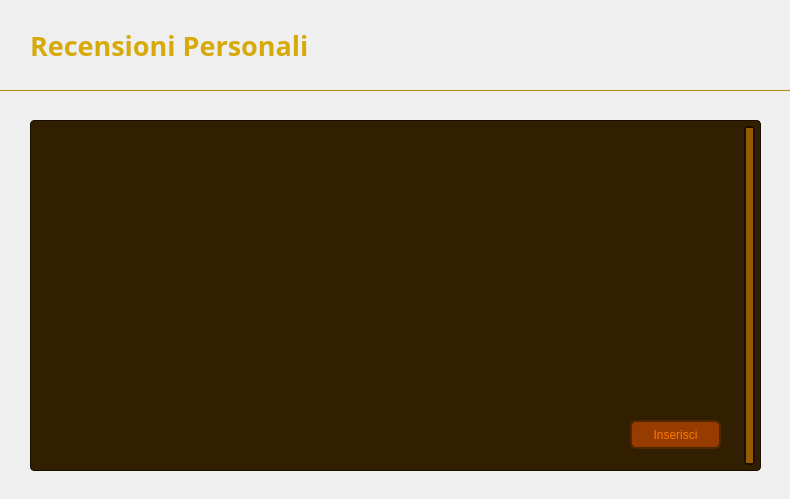
<?xml version="1.0" encoding="UTF-8"?>
<ui version="4.0">
 <class>VistaVisualizzaRecensioniCliente</class>
 <widget class="QWidget" name="VistaVisualizzaRecensioniCliente">
  <property name="geometry">
   <rect>
    <x>0</x>
    <y>0</y>
    <width>790</width>
    <height>499</height>
   </rect>
  </property>
  <property name="windowTitle">
   <string>Recensioni Personali - CineMax</string>
  </property>
  <widget class="QLabel" name="Sfondo">
   <property name="geometry">
    <rect>
     <x>0</x>
     <y>90</y>
     <width>791</width>
     <height>411</height>
    </rect>
   </property>
   <property name="font">
    <font>
     <family>Segoe UI</family>
    </font>
   </property>
   <property name="styleSheet">
    <string notr="true">QLabel {
    background: qlineargradient(
        x1: 0, y1: 1,
        x2: 0, y2: 0,
		stop: 0 #211400,
        stop: 1 #7D4B00
    );
}</string>
   </property>
   <property name="text">
    <string/>
   </property>
  </widget>
  <widget class="QLabel" name="labelTitolo">
   <property name="geometry">
    <rect>
     <x>30</x>
     <y>10</y>
     <width>371</width>
     <height>71</height>
    </rect>
   </property>
   <property name="font">
    <font>
     <family>Segoe UI Variable</family>
     <pointsize>20</pointsize>
     <bold>true</bold>
    </font>
   </property>
   <property name="styleSheet">
    <string notr="true">QLabel {
    color: #D7AA0C;
}</string>
   </property>
   <property name="text">
    <string>Recensioni Personali</string>
   </property>
   <property name="alignment">
    <set>Qt::AlignmentFlag::AlignLeading|Qt::AlignmentFlag::AlignLeft|Qt::AlignmentFlag::AlignVCenter</set>
   </property>
  </widget>
  <widget class="ClickableLabel" name="labelIndietroButton">
   <property name="geometry">
    <rect>
     <x>700</x>
     <y>10</y>
     <width>63</width>
     <height>61</height>
    </rect>
   </property>
   <property name="text">
    <string/>
   </property>
   <property name="pixmap">
    <pixmap>Viste/Immagini/IndietroButtonCliente.png</pixmap>
   </property>
   <property name="scaledContents">
    <bool>true</bool>
   </property>
  </widget>
  <widget class="QLabel" name="labelBarra">
   <property name="geometry">
    <rect>
     <x>0</x>
     <y>0</y>
     <width>791</width>
     <height>91</height>
    </rect>
   </property>
   <property name="styleSheet">
    <string notr="true">QLabel {
    background: qlineargradient(
        x1: 0, y1: 1,
        x2: 0, y2: 0,
        stop: 0 #965A00,
        stop: 1 #B46E00
    );
    border: 1px solid #AF8C0A;
    border-top: none;
    border-left: none;
    border-right: none;
}</string>
   </property>
   <property name="text">
    <string/>
   </property>
  </widget>
  <widget class="QPushButton" name="pushButtonInserisci">
   <property name="geometry">
    <rect>
     <x>630</x>
     <y>420</y>
     <width>91</width>
     <height>29</height>
    </rect>
   </property>
   <property name="styleSheet">
    <string notr="true">QPushButton {
    background-color: #963C00;
    color: #FF7800;
    border: 2px solid #502800;
    border-radius: 6px;
}

QPushButton:focus {
    outline: none;
}

QPushButton:hover {
    background-color: #C86400;
}
</string>
   </property>
   <property name="text">
    <string>Inserisci</string>
   </property>
  </widget>
  <widget class="QTableView" name="tableViewRecensioni">
   <property name="geometry">
    <rect>
     <x>30</x>
     <y>120</y>
     <width>731</width>
     <height>351</height>
    </rect>
   </property>
   <property name="styleSheet">
    <string notr="true">QTableView {
    background-color: #321E00;
    color: #965A00;
    border: 1px solid #190E00;
    border-radius: 4px;
    font-size: 11px;
}

QTableView:focus {
    outline: none;
}

QHeaderView::section {
    background-color: #5A3400;
    color: #C87800;
    border: 1px solid #3B1C00;
	border-left: none;
    border-right: none;
	text-align: left;
    padding: 3px;
}

QTableView::item {
	border: 1px solid #190E00;
    border-left: none;
    border-right: none;
	border-bottom: none;
}

QTableView::item:selected {
    background-color: #C86400;
    color: #FF7800;
}

QTableView QScrollBar:vertical {
        background: #B46E00;
        border: 2px solid #190E00;
        border-radius: 4px;
        width: 21px;
        margin: 5px;
}

QTableView QScrollBar::handle:vertical {
	background: #965A00;
    min-height: 20px;
    border-radius: 4px;
}

QTableView QScrollBar::handle:vertical:hover {
     background: #C86400;
}

QTableView QScrollBar::add-line:vertical, QScrollBar::sub-line:vertical {
	background: none;
    border: none;
}</string>
   </property>
   <property name="verticalScrollBarPolicy">
    <enum>Qt::ScrollBarPolicy::ScrollBarAlwaysOn</enum>
   </property>
   <property name="horizontalScrollBarPolicy">
    <enum>Qt::ScrollBarPolicy::ScrollBarAlwaysOff</enum>
   </property>
   <property name="sizeAdjustPolicy">
    <enum>QAbstractScrollArea::SizeAdjustPolicy::AdjustToContents</enum>
   </property>
   <property name="tabKeyNavigation">
    <bool>false</bool>
   </property>
   <property name="showDropIndicator" stdset="0">
    <bool>false</bool>
   </property>
   <property name="dragDropOverwriteMode">
    <bool>false</bool>
   </property>
   <property name="selectionMode">
    <enum>QAbstractItemView::SelectionMode::SingleSelection</enum>
   </property>
   <property name="selectionBehavior">
    <enum>QAbstractItemView::SelectionBehavior::SelectRows</enum>
   </property>
   <property name="showGrid">
    <bool>false</bool>
   </property>
   <property name="cornerButtonEnabled">
    <bool>false</bool>
   </property>
   <attribute name="horizontalHeaderHighlightSections">
    <bool>false</bool>
   </attribute>
   <attribute name="verticalHeaderVisible">
    <bool>false</bool>
   </attribute>
   <attribute name="verticalHeaderMinimumSectionSize">
    <number>25</number>
   </attribute>
   <attribute name="verticalHeaderDefaultSectionSize">
    <number>25</number>
   </attribute>
   <attribute name="verticalHeaderHighlightSections">
    <bool>false</bool>
   </attribute>
  </widget>
  <zorder>Sfondo</zorder>
  <zorder>labelBarra</zorder>
  <zorder>labelTitolo</zorder>
  <zorder>labelIndietroButton</zorder>
  <zorder>tableViewRecensioni</zorder>
  <zorder>pushButtonInserisci</zorder>
 </widget>
 <customwidgets>
  <customwidget>
   <class>ClickableLabel</class>
   <extends>QLabel</extends>
   <header>Viste.clickablelabel.h</header>
  </customwidget>
 </customwidgets>
 <resources/>
 <connections/>
</ui>
